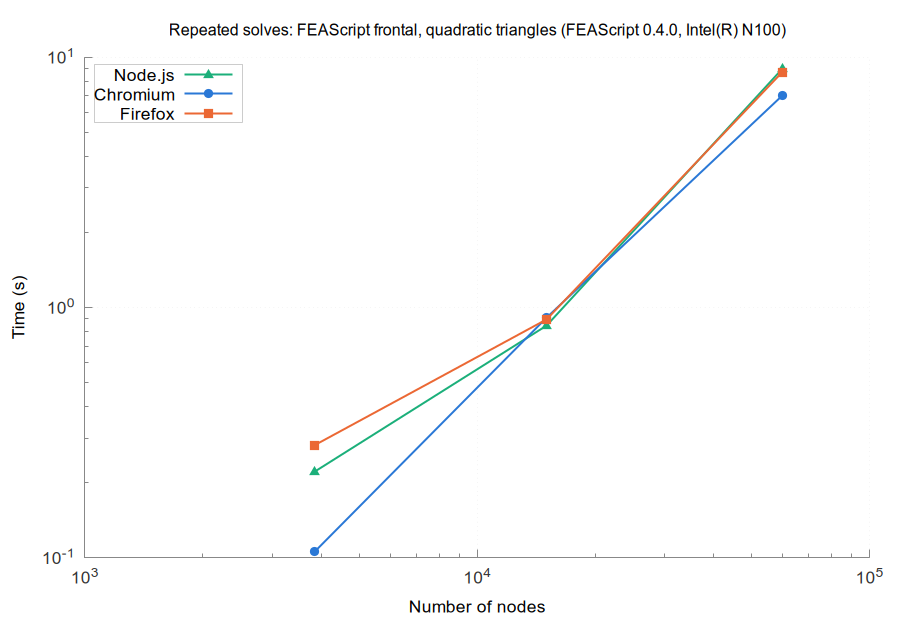

Generate this figure with gnuplot:
set terminal pngcairo size 900,620 font 'Arial,13'
set border 3 lc rgb '#888888'; set tics nomirror tc rgb '#333333'
set grid lc rgb '#e6e6e6' lw 1; set key top left box lc rgb '#cccccc' opaque
set logscale xy; set format y '10^{%L}'; set format x '10^{%L}'
set output 'browsers_FEAScript_frontal_quadratic_triangles_repeated.png'
set title 'Repeated solves: FEAScript frontal, quadratic triangles (FEAScript 0.4.0, Intel(R) N100)' font 'Arial,12'
set xlabel 'Number of nodes'
set ylabel 'Time (s)'
plot 'browsers_FEAScript_frontal_quadratic_triangles_repeated_node.dat' u 1:2 w lp lw 2 pt 9 ps 1.2 lc rgb '#1baf7a' t 'Node.js', \
     'browsers_FEAScript_frontal_quadratic_triangles_repeated_chromium.dat' u 1:2 w lp lw 2 pt 7 ps 1.2 lc rgb '#2a78d6' t 'Chromium', \
     'browsers_FEAScript_frontal_quadratic_triangles_repeated_firefox.dat' u 1:2 w lp lw 2 pt 5 ps 1.2 lc rgb '#eb6834' t 'Firefox'
